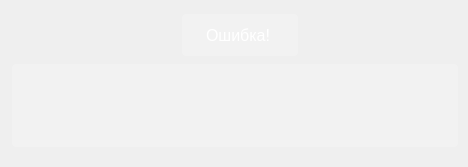
<?xml version="1.0" encoding="UTF-8"?>
<ui version="4.0">
 <class>error_widget</class>
 <widget class="QWidget" name="error_widget">
  <property name="geometry">
   <rect>
    <x>0</x>
    <y>0</y>
    <width>468</width>
    <height>167</height>
   </rect>
  </property>
  <property name="windowTitle">
   <string>Ошибка</string>
  </property>
  <property name="accessibleName">
   <string/>
  </property>
  <property name="layoutDirection">
   <enum>Qt::LeftToRight</enum>
  </property>
  <property name="styleSheet">
   <string notr="true">QWidget
 {
    background: qlineargradient(x1:0, y1:0, x2:1, y2:1,
                                stop:0 rgb(148, 87, 235), stop:1 rgb(87, 37, 138));
}</string>
  </property>
  <widget class="QLabel" name="label_error">
   <property name="geometry">
    <rect>
     <x>180</x>
     <y>10</y>
     <width>120</width>
     <height>50</height>
    </rect>
   </property>
   <property name="styleSheet">
    <string notr="true">QLabel
 {
    background-color: rgba(255, 255, 255, 50); /* Фиолетовый цвет фона */
    border: none;
    color: white;
    padding: 10px 20px;
    text-align: center;
    text-decoration: none;
    display: inline-block;
    font-size: 16px;
    margin: 4px 2px;
    cursor: pointer;
    border-radius: 4px; /* Закругленные углы */
}
</string>
   </property>
   <property name="text">
    <string>Ошибка!</string>
   </property>
  </widget>
  <widget class="QLabel" name="label_text_error">
   <property name="geometry">
    <rect>
     <x>10</x>
     <y>60</y>
     <width>450</width>
     <height>91</height>
    </rect>
   </property>
   <property name="styleSheet">
    <string notr="true">QLabel
 {
    background-color: rgba(255, 255, 255, 50); /* Фиолетовый цвет фона */
    border: none;
    color: white;
    padding: 10px 20px;
    text-align: center;
    text-decoration: none;
    display: inline-block;
    font-size: 16px;
    margin: 4px 2px;
    cursor: pointer;
    border-radius: 4px; /* Закругленные углы */
}
</string>
   </property>
   <property name="text">
    <string/>
   </property>
  </widget>
 </widget>
 <resources/>
 <connections/>
</ui>
